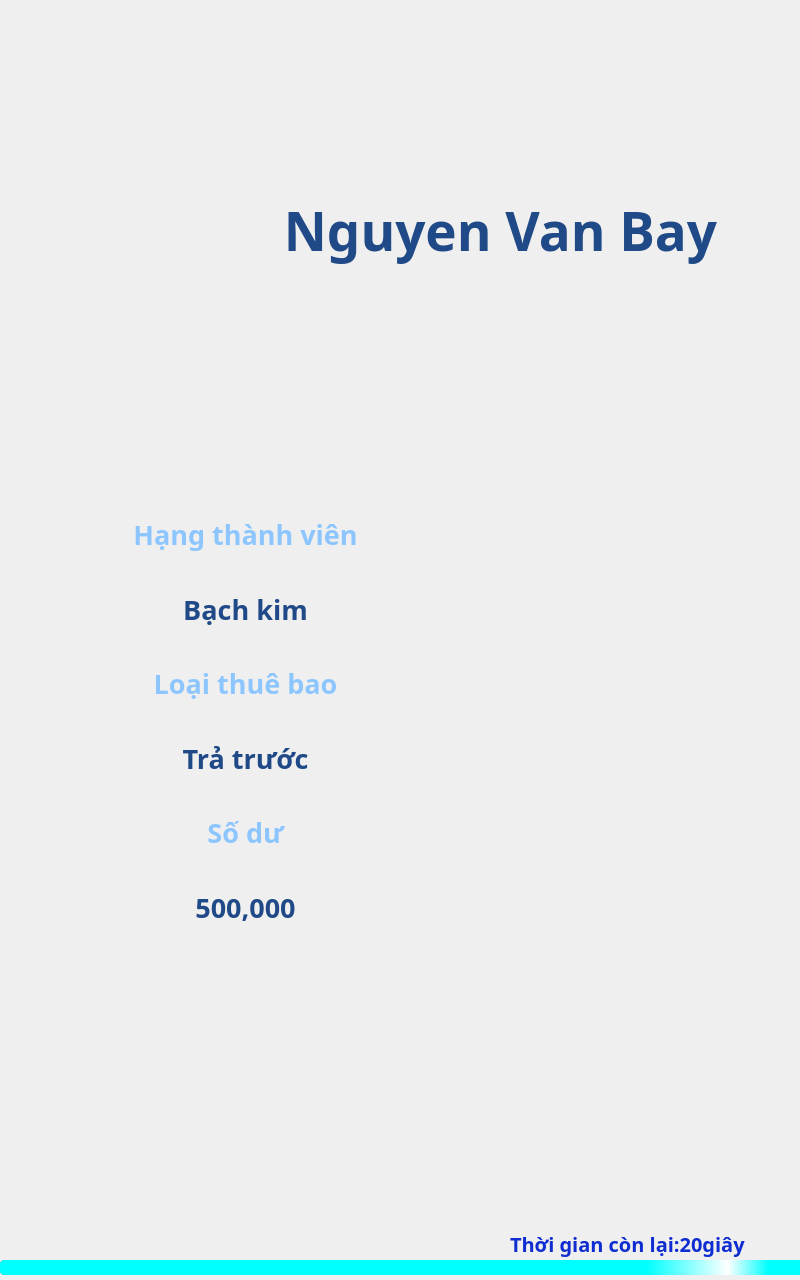
<?xml version="1.0" encoding="UTF-8"?>
<ui version="4.0">
 <class>UserView</class>
 <widget class="QMainWindow" name="UserView">
  <property name="geometry">
   <rect>
    <x>0</x>
    <y>0</y>
    <width>800</width>
    <height>1280</height>
   </rect>
  </property>
  <property name="sizePolicy">
   <sizepolicy hsizetype="Fixed" vsizetype="Fixed">
    <horstretch>0</horstretch>
    <verstretch>0</verstretch>
   </sizepolicy>
  </property>
  <property name="windowTitle">
   <string>MainWindow</string>
  </property>
  <property name="styleSheet">
   <string notr="true">#centralwidget{
border-image:url(:/img/UI/images/userview.png) 0 0 0 0 stretch stretch;
}</string>
  </property>
  <widget class="QWidget" name="centralwidget">
   <property name="sizePolicy">
    <sizepolicy hsizetype="Fixed" vsizetype="Fixed">
     <horstretch>0</horstretch>
     <verstretch>0</verstretch>
    </sizepolicy>
   </property>
   <property name="minimumSize">
    <size>
     <width>2</width>
     <height>0</height>
    </size>
   </property>
   <property name="styleSheet">
    <string notr="true"/>
   </property>
   <widget class="QLabel" name="lblUserName">
    <property name="geometry">
     <rect>
      <x>160</x>
      <y>190</y>
      <width>681</width>
      <height>81</height>
     </rect>
    </property>
    <property name="font">
     <font>
      <family>UTM BryantLG</family>
      <pointsize>40</pointsize>
      <weight>75</weight>
      <italic>false</italic>
      <bold>true</bold>
      <underline>false</underline>
      <strikeout>false</strikeout>
      <kerning>true</kerning>
     </font>
    </property>
    <property name="layoutDirection">
     <enum>Qt::LeftToRight</enum>
    </property>
    <property name="autoFillBackground">
     <bool>false</bool>
    </property>
    <property name="styleSheet">
     <string notr="true">color: rgb(32, 74, 135);</string>
    </property>
    <property name="text">
     <string>Nguyen Van Bay</string>
    </property>
    <property name="textFormat">
     <enum>Qt::PlainText</enum>
    </property>
    <property name="alignment">
     <set>Qt::AlignCenter</set>
    </property>
   </widget>
   <widget class="QLabel" name="lblUserAvatar">
    <property name="geometry">
     <rect>
      <x>75</x>
      <y>156</y>
      <width>211</width>
      <height>191</height>
     </rect>
    </property>
    <property name="styleSheet">
     <string notr="true">image: url(:/img/UI/images/SELEX SBS icon/Group 409.png);</string>
    </property>
    <property name="text">
     <string/>
    </property>
   </widget>
   <widget class="QWidget" name="horizontalLayoutWidget">
    <property name="geometry">
     <rect>
      <x>470</x>
      <y>450</y>
      <width>251</width>
      <height>511</height>
     </rect>
    </property>
    <layout class="QVBoxLayout" name="verticalLayout">
     <item>
      <widget class="QPushButton" name="btnSwap">
       <property name="enabled">
        <bool>true</bool>
       </property>
       <property name="sizePolicy">
        <sizepolicy hsizetype="Preferred" vsizetype="Maximum">
         <horstretch>100</horstretch>
         <verstretch>100</verstretch>
        </sizepolicy>
       </property>
       <property name="minimumSize">
        <size>
         <width>0</width>
         <height>60</height>
        </size>
       </property>
       <property name="maximumSize">
        <size>
         <width>16777215</width>
         <height>150</height>
        </size>
       </property>
       <property name="font">
        <font>
         <family>DejaVu Sans</family>
         <pointsize>16</pointsize>
         <weight>50</weight>
         <bold>false</bold>
         <underline>false</underline>
         <strikeout>false</strikeout>
        </font>
       </property>
       <property name="contextMenuPolicy">
        <enum>Qt::PreventContextMenu</enum>
       </property>
       <property name="layoutDirection">
        <enum>Qt::RightToLeft</enum>
       </property>
       <property name="styleSheet">
        <string notr="true">background: transparent;
background-image: url(:/img/UI/images/SELEX SBS icon/Group 371.png);
background-repeat: no-repeat;
text-decoration: none;
background-position:left top;
background-position: center;</string>
       </property>
       <property name="locale">
        <locale language="English" country="UnitedStates"/>
       </property>
       <property name="text">
        <string/>
       </property>
       <property name="flat">
        <bool>true</bool>
       </property>
      </widget>
     </item>
     <item>
      <widget class="QPushButton" name="btnOnlyCharge">
       <property name="sizePolicy">
        <sizepolicy hsizetype="Preferred" vsizetype="Maximum">
         <horstretch>0</horstretch>
         <verstretch>0</verstretch>
        </sizepolicy>
       </property>
       <property name="minimumSize">
        <size>
         <width>0</width>
         <height>60</height>
        </size>
       </property>
       <property name="maximumSize">
        <size>
         <width>16777215</width>
         <height>150</height>
        </size>
       </property>
       <property name="font">
        <font>
         <family>DejaVu Sans</family>
         <pointsize>16</pointsize>
         <weight>50</weight>
         <bold>false</bold>
         <underline>false</underline>
         <strikeout>false</strikeout>
        </font>
       </property>
       <property name="styleSheet">
        <string notr="true">background: transparent;
background-image: url(:/img/UI/images/SELEX SBS icon/Group 364.png);
background-repeat: no-repeat;
text-decoration: none;
background-position:left top;
background-position: center;

</string>
       </property>
       <property name="text">
        <string/>
       </property>
       <property name="flat">
        <bool>true</bool>
       </property>
      </widget>
     </item>
     <item>
      <widget class="QPushButton" name="btnLogout">
       <property name="sizePolicy">
        <sizepolicy hsizetype="Preferred" vsizetype="Maximum">
         <horstretch>0</horstretch>
         <verstretch>0</verstretch>
        </sizepolicy>
       </property>
       <property name="minimumSize">
        <size>
         <width>0</width>
         <height>60</height>
        </size>
       </property>
       <property name="maximumSize">
        <size>
         <width>16777215</width>
         <height>150</height>
        </size>
       </property>
       <property name="font">
        <font>
         <family>DejaVu Sans</family>
         <pointsize>16</pointsize>
         <weight>50</weight>
         <bold>false</bold>
         <underline>false</underline>
         <strikeout>false</strikeout>
        </font>
       </property>
       <property name="styleSheet">
        <string notr="true">background: transparent;
background-image: url(:/img/UI/images/SELEX SBS icon/Group 370.png);
background-repeat: no-repeat;
text-decoration: none;
background-position:left top;
background-position: center;

</string>
       </property>
       <property name="text">
        <string/>
       </property>
       <property name="flat">
        <bool>true</bool>
       </property>
      </widget>
     </item>
    </layout>
   </widget>
   <widget class="QWidget" name="layoutWidget">
    <property name="geometry">
     <rect>
      <x>95</x>
      <y>500</y>
      <width>301</width>
      <height>441</height>
     </rect>
    </property>
    <property name="font">
     <font>
      <family>UTM BryantLG</family>
      <weight>75</weight>
      <bold>true</bold>
     </font>
    </property>
    <layout class="QVBoxLayout" name="verticalLayout_2">
     <property name="sizeConstraint">
      <enum>QLayout::SetDefaultConstraint</enum>
     </property>
     <item>
      <widget class="QLabel" name="label">
       <property name="minimumSize">
        <size>
         <width>0</width>
         <height>63</height>
        </size>
       </property>
       <property name="font">
        <font>
         <family>UTM BryantLG</family>
         <pointsize>20</pointsize>
         <weight>75</weight>
         <bold>true</bold>
        </font>
       </property>
       <property name="styleSheet">
        <string notr="true">color: rgb(141, 198, 255);
text-align:right;</string>
       </property>
       <property name="text">
        <string>Hạng thành viên</string>
       </property>
       <property name="alignment">
        <set>Qt::AlignCenter</set>
       </property>
      </widget>
     </item>
     <item>
      <widget class="QLabel" name="label_7">
       <property name="enabled">
        <bool>true</bool>
       </property>
       <property name="minimumSize">
        <size>
         <width>0</width>
         <height>40</height>
        </size>
       </property>
       <property name="font">
        <font>
         <family>UTM BryantLG</family>
         <pointsize>20</pointsize>
         <weight>75</weight>
         <bold>true</bold>
        </font>
       </property>
       <property name="styleSheet">
        <string notr="true">color: rgb(32, 74, 135);</string>
       </property>
       <property name="text">
        <string>Bạch kim</string>
       </property>
       <property name="alignment">
        <set>Qt::AlignCenter</set>
       </property>
      </widget>
     </item>
     <item>
      <widget class="QLabel" name="label_2">
       <property name="minimumSize">
        <size>
         <width>0</width>
         <height>63</height>
        </size>
       </property>
       <property name="font">
        <font>
         <family>UTM BryantLG</family>
         <pointsize>20</pointsize>
         <weight>75</weight>
         <bold>true</bold>
        </font>
       </property>
       <property name="cursor">
        <cursorShape>BlankCursor</cursorShape>
       </property>
       <property name="styleSheet">
        <string notr="true">color: rgb(141, 198, 255);</string>
       </property>
       <property name="text">
        <string>Loại thuê bao</string>
       </property>
       <property name="alignment">
        <set>Qt::AlignCenter</set>
       </property>
      </widget>
     </item>
     <item>
      <widget class="QLabel" name="label_8">
       <property name="minimumSize">
        <size>
         <width>0</width>
         <height>40</height>
        </size>
       </property>
       <property name="font">
        <font>
         <family>UTM BryantLG</family>
         <pointsize>20</pointsize>
         <weight>75</weight>
         <bold>true</bold>
        </font>
       </property>
       <property name="styleSheet">
        <string notr="true">color: rgb(32, 74, 135)</string>
       </property>
       <property name="text">
        <string>Trả trước</string>
       </property>
       <property name="alignment">
        <set>Qt::AlignCenter</set>
       </property>
      </widget>
     </item>
     <item>
      <widget class="QLabel" name="label_3">
       <property name="minimumSize">
        <size>
         <width>0</width>
         <height>63</height>
        </size>
       </property>
       <property name="font">
        <font>
         <family>UTM BryantLG</family>
         <pointsize>20</pointsize>
         <weight>75</weight>
         <bold>true</bold>
        </font>
       </property>
       <property name="styleSheet">
        <string notr="true">color: rgb(141, 198, 255);</string>
       </property>
       <property name="text">
        <string>Số dư</string>
       </property>
       <property name="alignment">
        <set>Qt::AlignCenter</set>
       </property>
      </widget>
     </item>
     <item>
      <widget class="QLabel" name="label_9">
       <property name="minimumSize">
        <size>
         <width>0</width>
         <height>40</height>
        </size>
       </property>
       <property name="font">
        <font>
         <family>UTM BryantLG</family>
         <pointsize>20</pointsize>
         <weight>75</weight>
         <bold>true</bold>
        </font>
       </property>
       <property name="styleSheet">
        <string notr="true">color: rgb(32, 74, 135)</string>
       </property>
       <property name="text">
        <string>500,000</string>
       </property>
       <property name="alignment">
        <set>Qt::AlignCenter</set>
       </property>
      </widget>
     </item>
    </layout>
   </widget>
   <widget class="QProgressBar" name="timeoutBar">
    <property name="geometry">
     <rect>
      <x>0</x>
      <y>1260</y>
      <width>810</width>
      <height>15</height>
     </rect>
    </property>
    <property name="styleSheet">
     <string notr="true">QProgressBar::chunk {
	background-color: 	qlineargradient( x1: 0, y1 : 0, x2: 1,  y2: 0, stop:0.8 cyan, stop:0.9 white, stop: 0.95 cyan );		
	border-radius:4px;
}
QProgressBar {
	border: 0px; 
	border-radius: 4px;
	background: rgb(136, 138, 133); 
	padding: 0px; 
	margin-right: 4px;
}</string>
    </property>
    <property name="maximum">
     <number>20000</number>
    </property>
    <property name="value">
     <number>20000</number>
    </property>
    <property name="textVisible">
     <bool>false</bool>
    </property>
   </widget>
   <widget class="QLabel" name="labelCountDowTimeout">
    <property name="geometry">
     <rect>
      <x>510</x>
      <y>1228</y>
      <width>281</width>
      <height>31</height>
     </rect>
    </property>
    <property name="font">
     <font>
      <family>UTM BryantLG</family>
      <pointsize>15</pointsize>
      <weight>75</weight>
      <bold>true</bold>
     </font>
    </property>
    <property name="styleSheet">
     <string notr="true">color: rgb(15, 45, 208);</string>
    </property>
    <property name="text">
     <string>Thời gian còn lại:20giây</string>
    </property>
   </widget>
  </widget>
 </widget>
 <resources/>
 <connections/>
</ui>
